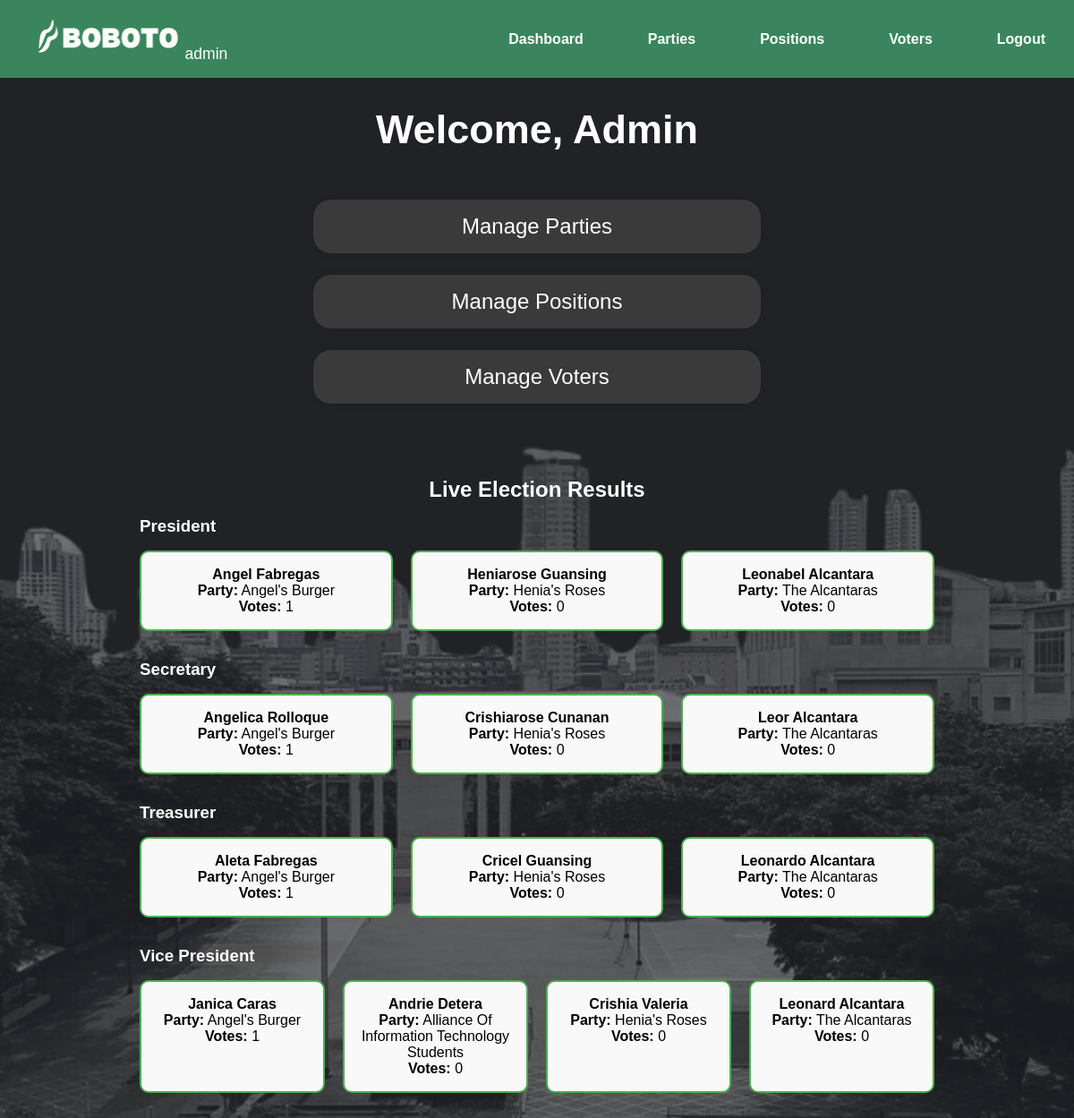
Screenshot of /admin/admin_dashboard.php (signed in) with the database file from the repository.
### tables this page shows
CREATE TABLE `candidates` (
  `id` int(11) NOT NULL,
  `name` varchar(100) NOT NULL,
  `position_id` int(11) NOT NULL,
  `party_id` int(11) DEFAULT NULL
);

CREATE TABLE `elections` (
  `id` int(11) NOT NULL,
  `name` varchar(100) NOT NULL
);

CREATE TABLE `positions` (
  `id` int(11) NOT NULL,
  `name` varchar(50) NOT NULL
);

### utility/voting_functions.php (called while the page is built, shortened)
<?php
    require_once 'db_connect.php';
function getVoteResultsGroupedByPosition() {
    global $pdo;
    $stmt = $pdo->query("
        SELECT
            c.id AS candidate_id,
            c.name AS candidate_name,
            p.name AS party_name,
            pos.name AS position_name,
            COUNT(v.id) AS vote_count
        FROM candidates c
        LEFT JOIN votes v ON c.id = v.candidate_id
        JOIN elections p ON c.party_id = p.id
        JOIN positions pos ON c.position_id = pos.id
        GROUP BY c.id, p.name, pos.name
        ORDER BY pos.name ASC, vote_count DESC
    ");
    return $stmt->fetchAll(PDO::FETCH_ASSOC);
}
?>

### admin/admin_dashboard.php (the view, shortened to what this page needs)
<!DOCTYPE html>
<html lang="en">
<head>
    <link rel="stylesheet" href="../assets/css/admin.css">
    <link rel="stylesheet" href="../assets/css/main.css" />
</head>
<body>
    <div class="navbar">
    <div class="logo">
        <img src="../assets/bobotoIcon.png" alt="Logo" class="logo-img">
        <span class="logo-text">admin</span>
    </div>
    <ul class="nav-links">
        <li><a href="admin_dashboard.php">Dashboard</a></li>
        <li><a href="manage_parties.php">Parties</a></li>
        <li><a href="manage_positions.php">Positions</a></li>
        <li><a href="manage_voters.php">Voters</a></li>
        <li><a href="../logout.php">Logout</a></li>
    </ul>
    </div>
    <main class="dashboard">
        <h1>Welcome, Admin</h1>
        <div class="IndexCards">
            <div class="IndexCards">
            <a href="manage_parties.php" class="IndexCard">Manage Parties</a>
            <a href="manage_positions.php" class="IndexCard">Manage Positions</a>
            <a href="manage_voters.php" class="IndexCard">Manage Voters</a>
            </div>
        </div>
        <br>
        <div class="wrapper">
            <?php
                $resultsRaw = getVoteResultsGroupedByPosition();
                $resultsByPosition = [];
                foreach ($resultsRaw as $row) {
                    $position = $row['position_name'];
                    $resultsByPosition[$position][] = $row;
                }
            ?>
            <?php if (empty($resultsByPosition)): ?>
            <p>No votes yet.</p>
            <?php else: ?>
            <h2 style="text-align:center;">Live Election Results</h2>
            <?php foreach ($resultsByPosition as $position => $candidates): ?>
                <section class="position-results">
                <h3><?= ucwords(htmlspecialchars($position)) ?></h3>
                <div class="results-container">
                    <?php foreach ($candidates as $candidate): ?>
                    <div class="result-card">
                        <h4><?= ucwords(htmlspecialchars($candidate['candidate_name'])) ?></h4>
                        <p><strong>Party:</strong> <?= ucwords(htmlspecialchars($candidate['party_name'])) ?></p>
                        <p><strong>Votes:</strong> <?= $candidate['vote_count'] ?></p>
                    </div>
                    <?php endforeach; ?>
                </div>
                </section>
            <?php endforeach; ?>
            <?php endif; ?>
        </div>
    </main>
</body>
</html>

### assets/css/admin.css (style rules this page uses)
body { font-family: Arial; margin: 0; color: white; background-color: #202226; background-image: url("../adminbg.png"); background-size: cover; background-repeat: no-repeat; background-position: center; background-attachment: fixed; overflow: auto; }
.dashboard h1 { font-size: 45px; margin-bottom: 20px; }
.dashboard { display: flex; flex-direction: column; align-items: center; padding: 2rem; color: white; }
.IndexCards { display: flex; flex-direction: column; gap: 1.5rem; margin-top: 1rem; align-items: flex-start; }
.IndexCard { display: block; width: 500px; max-width: 100%; padding: 1rem 3rem 1rem 3rem; background: #393a39; border-radius: 20px; box-shadow: 0 0 8px rgba(0, 0, 0, 0.1); text-align: center; transition: background-color 0.3s ease, box-shadow 0.3s ease; text-decoration: none; color: white; font-size: 1.5rem; }
.navbar { background: #3a855d; color: white; padding: 1rem 2rem; display: flex; justify-content: space-between; align-items: center; }
.nav-links { list-style: none; display: flex; gap: 4.5rem; }
.nav-links a { color: white; text-decoration: none; font-weight: bold; }
.logo-img { height: 50px; width: 170px; }
.logo-text { font-size: 1.1rem; font-weight: 520; color: white; }

### assets/css/main.css (style rules this page uses)
* { box-sizing: border-box; margin: 0; padding: 0; }
.wrapper { padding-top: 64px; }
.position-results { padding: 16px 124px 16px 124px; }
.position-results h3 { margin-bottom: 1rem; }
.results-container { display: flex; flex-wrap: wrap; gap: 20px; }
.result-card { flex: 1 1 200px; border: 2px solid #4caf50; border-radius: 10px; padding: 1rem; background-color: #f9f9f9; text-align: center; color: black; }

### rows the page displays
candidates: name "Angel Fabregas", party.name "Angel's Burger", vote_count "1"
candidates: name "Heniarose Guansing", party.name "Henia's Roses", vote_count "0"
candidates: name "Leonabel Alcantara", party.name "The Alcantaras", vote_count "0"
candidates: name "Angelica Rolloque", party.name "Angel's Burger", vote_count "1"
candidates: name "Crishiarose Cunanan", party.name "Henia's Roses", vote_count "0"
candidates: name "Leor Alcantara", party.name "The Alcantaras", vote_count "0"
candidates: name "Aleta Fabregas", party.name "Angel's Burger", vote_count "1"
candidates: name "Cricel Guansing", party.name "Henia's Roses", vote_count "0"
candidates: name "Leonardo Alcantara", party.name "The Alcantaras", vote_count "0"
candidates: position.name "Vice President", name "Leonard Alcantara", party.name "The Alcantaras", vote_count "0"
candidates: name "Janica Caras", party.name "Angel's Burger", vote_count "1"
candidates: name "Andrie Detera", party.name "Alliance Of Information Technology Students", vote_count "0"
candidates: name "Crishia Valeria", party.name "Henia's Roses", vote_count "0"

### other values shown
$position "President"
$position "Secretary"
$position "Treasurer"
